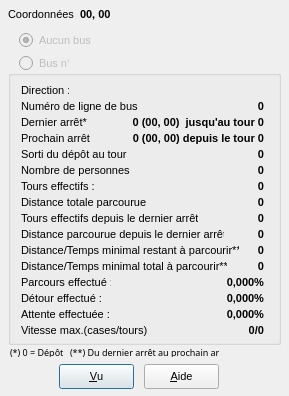
<?xml version="1.0" encoding="UTF-8"?>
<ui version="4.0">
 <comment>GÉNÉRÉ par tools/dfm2ui.py depuis src/f_infbus.dfm : ne pas modifier à la main avant la fin du portage de la fiche</comment>
 <class>frmInfosBus</class>
 <widget class="QDialog" name="frmInfosBus">
  <property name="geometry">
   <rect>
    <x>298</x>
    <y>2</y>
    <width>289</width>
    <height>396</height>
   </rect>
  </property>
  <property name="windowTitle">
   <string>Propriétés du bus</string>
  </property>
  <property name="vclFontHeight" stdset="0">
   <number>-11</number>
  </property>
  <property name="font">
   <font>
    <family>MS Sans Serif</family>
    <pointsize>8</pointsize>
    <bold>false</bold>
    <italic>false</italic>
    <underline>false</underline>
    <strikeout>false</strikeout>
   </font>
  </property>
  <property name="vclHelpContext" stdset="0">
   <number>671</number>
  </property>
  <property name="vclBorderIcons" stdset="0">
   <string notr="true">biMinimize,biSystemMenu</string>
  </property>
  <property name="vclBorderStyle" stdset="0">
   <string notr="true">bsSingle</string>
  </property>
  <property name="vclColor" stdset="0">
   <string notr="true">clBtnFace</string>
  </property>
  <property name="vclFormStyle" stdset="0">
   <string notr="true">fsStayOnTop</string>
  </property>
  <property name="vclKeyPreview" stdset="0">
   <bool>true</bool>
  </property>
  <property name="vclTextHeight" stdset="0">
   <number>13</number>
  </property>
  <widget class="TLabel" name="Label0">
   <property name="text">
    <string>Coordonnées :</string>
   </property>
   <property name="alignment">
    <set>Qt::AlignLeft|Qt::AlignTop</set>
   </property>
   <property name="geometry">
    <rect>
     <x>8</x>
     <y>8</y>
     <width>69</width>
     <height>13</height>
    </rect>
   </property>
  </widget>
  <widget class="TLabel" name="LabelCoordonnees">
   <property name="text">
    <string>00, 00</string>
   </property>
   <property name="alignment">
    <set>Qt::AlignLeft|Qt::AlignTop</set>
   </property>
   <property name="geometry">
    <rect>
     <x>80</x>
     <y>8</y>
     <width>37</width>
     <height>13</height>
    </rect>
   </property>
   <property name="vclFontHeight" stdset="0">
    <number>-11</number>
   </property>
   <property name="font">
    <font>
     <family>MS Sans Serif</family>
     <pointsize>8</pointsize>
     <bold>true</bold>
     <italic>false</italic>
     <underline>false</underline>
     <strikeout>false</strikeout>
    </font>
   </property>
  </widget>
  <widget class="TLabel" name="Label17">
   <property name="text">
    <string>(*) 0 = Dépôt.</string>
   </property>
   <property name="alignment">
    <set>Qt::AlignLeft|Qt::AlignTop</set>
   </property>
   <property name="geometry">
    <rect>
     <x>10</x>
     <y>346</y>
     <width>53</width>
     <height>11</height>
    </rect>
   </property>
   <property name="vclFontHeight" stdset="0">
    <number>-9</number>
   </property>
   <property name="font">
    <font>
     <family>Small Fonts</family>
     <pointsize>7</pointsize>
     <bold>false</bold>
     <italic>false</italic>
     <underline>false</underline>
     <strikeout>false</strikeout>
    </font>
   </property>
  </widget>
  <widget class="TLabel" name="Label18">
   <property name="text">
    <string>(**) Du dernier arrêt au prochain arrêt.</string>
   </property>
   <property name="alignment">
    <set>Qt::AlignLeft|Qt::AlignTop</set>
   </property>
   <property name="geometry">
    <rect>
     <x>70</x>
     <y>346</y>
     <width>150</width>
     <height>11</height>
    </rect>
   </property>
   <property name="vclFontHeight" stdset="0">
    <number>-9</number>
   </property>
   <property name="font">
    <font>
     <family>Small Fonts</family>
     <pointsize>7</pointsize>
     <bold>false</bold>
     <italic>false</italic>
     <underline>false</underline>
     <strikeout>false</strikeout>
    </font>
   </property>
  </widget>
  <widget class="TButton" name="ButtonOk">
   <property name="text">
    <string>&amp;Vu</string>
   </property>
   <property name="default">
    <bool>true</bool>
   </property>
   <property name="autoDefault">
    <bool>false</bool>
   </property>
   <property name="geometry">
    <rect>
     <x>59</x>
     <y>364</y>
     <width>75</width>
     <height>25</height>
    </rect>
   </property>
   <property name="vclCancel" stdset="0">
    <bool>true</bool>
   </property>
   <property name="vclTabOrder" stdset="0">
    <number>3</number>
   </property>
  </widget>
  <widget class="TRadioButton" name="RadioButtonAucunBus">
   <property name="text">
    <string>Aucun bus</string>
   </property>
   <property name="checked">
    <bool>true</bool>
   </property>
   <property name="geometry">
    <rect>
     <x>19</x>
     <y>32</y>
     <width>97</width>
     <height>17</height>
    </rect>
   </property>
   <property name="enabled">
    <bool>false</bool>
   </property>
   <property name="vclTabOrder" stdset="0">
    <number>0</number>
   </property>
   <property name="vclTabStop" stdset="0">
    <bool>true</bool>
   </property>
  </widget>
  <widget class="TGroupBox" name="GroupBoxBus">
   <property name="title">
    <string>                           </string>
   </property>
   <property name="geometry">
    <rect>
     <x>8</x>
     <y>56</y>
     <width>273</width>
     <height>289</height>
    </rect>
   </property>
   <property name="vclFontHeight" stdset="0">
    <number>-11</number>
   </property>
   <property name="font">
    <font>
     <family>MS Sans Serif</family>
     <pointsize>8</pointsize>
     <bold>false</bold>
     <italic>false</italic>
     <underline>false</underline>
     <strikeout>false</strikeout>
    </font>
   </property>
   <property name="vclTabOrder" stdset="0">
    <number>2</number>
   </property>
   <widget class="TLabel" name="Label1">
    <property name="text">
     <string>Direction :</string>
    </property>
    <property name="alignment">
     <set>Qt::AlignLeft|Qt::AlignTop</set>
    </property>
    <property name="geometry">
     <rect>
      <x>13</x>
      <y>28</y>
      <width>48</width>
      <height>13</height>
     </rect>
    </property>
   </widget>
   <widget class="TLabel" name="Label3">
    <property name="text">
     <string>Dernier arrêt* :</string>
    </property>
    <property name="alignment">
     <set>Qt::AlignLeft|Qt::AlignTop</set>
    </property>
    <property name="geometry">
     <rect>
      <x>13</x>
      <y>60</y>
      <width>68</width>
      <height>13</height>
     </rect>
    </property>
   </widget>
   <widget class="TLabel" name="Label5">
    <property name="text">
     <string>Sorti du dépôt au tour :</string>
    </property>
    <property name="alignment">
     <set>Qt::AlignLeft|Qt::AlignTop</set>
    </property>
    <property name="geometry">
     <rect>
      <x>13</x>
      <y>92</y>
      <width>108</width>
      <height>13</height>
     </rect>
    </property>
   </widget>
   <widget class="TLabel" name="Label6">
    <property name="text">
     <string>Tours effectifs :</string>
    </property>
    <property name="alignment">
     <set>Qt::AlignLeft|Qt::AlignTop</set>
    </property>
    <property name="geometry">
     <rect>
      <x>13</x>
      <y>124</y>
      <width>73</width>
      <height>13</height>
     </rect>
    </property>
   </widget>
   <widget class="TLabel" name="Label7">
    <property name="text">
     <string>Distance totale parcourue :</string>
    </property>
    <property name="alignment">
     <set>Qt::AlignLeft|Qt::AlignTop</set>
    </property>
    <property name="geometry">
     <rect>
      <x>13</x>
      <y>140</y>
      <width>128</width>
      <height>13</height>
     </rect>
    </property>
   </widget>
   <widget class="TLabel" name="Label10">
    <property name="text">
     <string>Parcours effectué :</string>
    </property>
    <property name="alignment">
     <set>Qt::AlignLeft|Qt::AlignTop</set>
    </property>
    <property name="geometry">
     <rect>
      <x>13</x>
      <y>220</y>
      <width>90</width>
      <height>13</height>
     </rect>
    </property>
   </widget>
   <widget class="TLabel" name="Label11">
    <property name="text">
     <string>Détour effectué :</string>
    </property>
    <property name="alignment">
     <set>Qt::AlignLeft|Qt::AlignTop</set>
    </property>
    <property name="geometry">
     <rect>
      <x>13</x>
      <y>236</y>
      <width>80</width>
      <height>13</height>
     </rect>
    </property>
   </widget>
   <widget class="TLabel" name="Label12">
    <property name="text">
     <string>Attente effectuée :</string>
    </property>
    <property name="alignment">
     <set>Qt::AlignLeft|Qt::AlignTop</set>
    </property>
    <property name="geometry">
     <rect>
      <x>13</x>
      <y>252</y>
      <width>88</width>
      <height>13</height>
     </rect>
    </property>
   </widget>
   <widget class="TLabel" name="LabelDernierArret">
    <property name="text">
     <string>0 (00, 00)  jusqu'au tour 0</string>
    </property>
    <property name="alignment">
     <set>Qt::AlignRight|Qt::AlignTop</set>
    </property>
    <property name="geometry">
     <rect>
      <x>108</x>
      <y>60</y>
      <width>148</width>
      <height>13</height>
     </rect>
    </property>
    <property name="vclFontHeight" stdset="0">
     <number>-11</number>
    </property>
    <property name="font">
     <font>
      <family>MS Sans Serif</family>
      <pointsize>8</pointsize>
      <bold>true</bold>
      <italic>false</italic>
      <underline>false</underline>
      <strikeout>false</strikeout>
     </font>
    </property>
   </widget>
   <widget class="TLabel" name="LabelTourSortie">
    <property name="text">
     <string>0</string>
    </property>
    <property name="alignment">
     <set>Qt::AlignRight|Qt::AlignTop</set>
    </property>
    <property name="geometry">
     <rect>
      <x>248</x>
      <y>92</y>
      <width>8</width>
      <height>13</height>
     </rect>
    </property>
    <property name="vclFontHeight" stdset="0">
     <number>-11</number>
    </property>
    <property name="font">
     <font>
      <family>MS Sans Serif</family>
      <pointsize>8</pointsize>
      <bold>true</bold>
      <italic>false</italic>
      <underline>false</underline>
      <strikeout>false</strikeout>
     </font>
    </property>
   </widget>
   <widget class="TLabel" name="LabelParcours">
    <property name="text">
     <string>0</string>
    </property>
    <property name="alignment">
     <set>Qt::AlignRight|Qt::AlignTop</set>
    </property>
    <property name="geometry">
     <rect>
      <x>248</x>
      <y>140</y>
      <width>8</width>
      <height>13</height>
     </rect>
    </property>
    <property name="vclFontHeight" stdset="0">
     <number>-11</number>
    </property>
    <property name="font">
     <font>
      <family>MS Sans Serif</family>
      <pointsize>8</pointsize>
      <bold>true</bold>
      <italic>false</italic>
      <underline>false</underline>
      <strikeout>false</strikeout>
     </font>
    </property>
   </widget>
   <widget class="TLabel" name="LabelDirection">
    <property name="text">
     <string />
    </property>
    <property name="alignment">
     <set>Qt::AlignRight|Qt::AlignTop</set>
    </property>
    <property name="geometry">
     <rect>
      <x>251</x>
      <y>29</y>
      <width>5</width>
      <height>13</height>
     </rect>
    </property>
    <property name="vclFontHeight" stdset="0">
     <number>-11</number>
    </property>
    <property name="font">
     <font>
      <family>MS Sans Serif</family>
      <pointsize>8</pointsize>
      <bold>true</bold>
      <italic>false</italic>
      <underline>false</underline>
      <strikeout>false</strikeout>
     </font>
    </property>
   </widget>
   <widget class="TLabel" name="LabelTours">
    <property name="text">
     <string>0</string>
    </property>
    <property name="alignment">
     <set>Qt::AlignRight|Qt::AlignTop</set>
    </property>
    <property name="geometry">
     <rect>
      <x>248</x>
      <y>124</y>
      <width>8</width>
      <height>13</height>
     </rect>
    </property>
    <property name="vclFontHeight" stdset="0">
     <number>-11</number>
    </property>
    <property name="font">
     <font>
      <family>MS Sans Serif</family>
      <pointsize>8</pointsize>
      <bold>true</bold>
      <italic>false</italic>
      <underline>false</underline>
      <strikeout>false</strikeout>
     </font>
    </property>
   </widget>
   <widget class="TLabel" name="LabelParcoursEffectue">
    <property name="text">
     <string>0,000%</string>
    </property>
    <property name="alignment">
     <set>Qt::AlignRight|Qt::AlignTop</set>
    </property>
    <property name="geometry">
     <rect>
      <x>214</x>
      <y>220</y>
      <width>42</width>
      <height>13</height>
     </rect>
    </property>
    <property name="vclFontHeight" stdset="0">
     <number>-11</number>
    </property>
    <property name="font">
     <font>
      <family>MS Sans Serif</family>
      <pointsize>8</pointsize>
      <bold>true</bold>
      <italic>false</italic>
      <underline>false</underline>
      <strikeout>false</strikeout>
     </font>
    </property>
   </widget>
   <widget class="TLabel" name="LabelDetour">
    <property name="text">
     <string>0,000%</string>
    </property>
    <property name="alignment">
     <set>Qt::AlignRight|Qt::AlignTop</set>
    </property>
    <property name="geometry">
     <rect>
      <x>214</x>
      <y>236</y>
      <width>42</width>
      <height>13</height>
     </rect>
    </property>
    <property name="vclFontHeight" stdset="0">
     <number>-11</number>
    </property>
    <property name="font">
     <font>
      <family>MS Sans Serif</family>
      <pointsize>8</pointsize>
      <bold>true</bold>
      <italic>false</italic>
      <underline>false</underline>
      <strikeout>false</strikeout>
     </font>
    </property>
   </widget>
   <widget class="TLabel" name="Label13">
    <property name="text">
     <string>Vitesse max.(cases/tours) :</string>
    </property>
    <property name="alignment">
     <set>Qt::AlignLeft|Qt::AlignTop</set>
    </property>
    <property name="geometry">
     <rect>
      <x>13</x>
      <y>268</y>
      <width>127</width>
      <height>13</height>
     </rect>
    </property>
   </widget>
   <widget class="TLabel" name="LabelAttente">
    <property name="text">
     <string>0,000%</string>
    </property>
    <property name="alignment">
     <set>Qt::AlignRight|Qt::AlignTop</set>
    </property>
    <property name="geometry">
     <rect>
      <x>214</x>
      <y>252</y>
      <width>42</width>
      <height>13</height>
     </rect>
    </property>
    <property name="vclFontHeight" stdset="0">
     <number>-11</number>
    </property>
    <property name="font">
     <font>
      <family>MS Sans Serif</family>
      <pointsize>8</pointsize>
      <bold>true</bold>
      <italic>false</italic>
      <underline>false</underline>
      <strikeout>false</strikeout>
     </font>
    </property>
   </widget>
   <widget class="TLabel" name="LabelVitesse">
    <property name="text">
     <string>0/0</string>
    </property>
    <property name="alignment">
     <set>Qt::AlignRight|Qt::AlignTop</set>
    </property>
    <property name="geometry">
     <rect>
      <x>235</x>
      <y>268</y>
      <width>21</width>
      <height>13</height>
     </rect>
    </property>
    <property name="vclFontHeight" stdset="0">
     <number>-11</number>
    </property>
    <property name="font">
     <font>
      <family>MS Sans Serif</family>
      <pointsize>8</pointsize>
      <bold>true</bold>
      <italic>false</italic>
      <underline>false</underline>
      <strikeout>false</strikeout>
     </font>
    </property>
   </widget>
   <widget class="TLabel" name="Label2">
    <property name="text">
     <string>Numéro de ligne de bus :</string>
    </property>
    <property name="alignment">
     <set>Qt::AlignLeft|Qt::AlignTop</set>
    </property>
    <property name="geometry">
     <rect>
      <x>13</x>
      <y>44</y>
      <width>118</width>
      <height>13</height>
     </rect>
    </property>
   </widget>
   <widget class="TLabel" name="LabelNumeroLigne">
    <property name="text">
     <string>0</string>
    </property>
    <property name="alignment">
     <set>Qt::AlignRight|Qt::AlignTop</set>
    </property>
    <property name="geometry">
     <rect>
      <x>248</x>
      <y>44</y>
      <width>8</width>
      <height>13</height>
     </rect>
    </property>
    <property name="vclFontHeight" stdset="0">
     <number>-11</number>
    </property>
    <property name="font">
     <font>
      <family>MS Sans Serif</family>
      <pointsize>8</pointsize>
      <bold>true</bold>
      <italic>false</italic>
      <underline>false</underline>
      <strikeout>false</strikeout>
     </font>
    </property>
   </widget>
   <widget class="TLabel" name="Label8">
    <property name="text">
     <string>Distance/Temps minimal restant à parcourir** :</string>
    </property>
    <property name="alignment">
     <set>Qt::AlignLeft|Qt::AlignTop</set>
    </property>
    <property name="geometry">
     <rect>
      <x>13</x>
      <y>188</y>
      <width>218</width>
      <height>13</height>
     </rect>
    </property>
   </widget>
   <widget class="TLabel" name="LabelDistance">
    <property name="text">
     <string>0</string>
    </property>
    <property name="alignment">
     <set>Qt::AlignRight|Qt::AlignTop</set>
    </property>
    <property name="geometry">
     <rect>
      <x>248</x>
      <y>188</y>
      <width>8</width>
      <height>13</height>
     </rect>
    </property>
    <property name="vclFontHeight" stdset="0">
     <number>-11</number>
    </property>
    <property name="font">
     <font>
      <family>MS Sans Serif</family>
      <pointsize>8</pointsize>
      <bold>true</bold>
      <italic>false</italic>
      <underline>false</underline>
      <strikeout>false</strikeout>
     </font>
    </property>
   </widget>
   <widget class="TLabel" name="LabelDistanceMin">
    <property name="text">
     <string>0</string>
    </property>
    <property name="alignment">
     <set>Qt::AlignRight|Qt::AlignTop</set>
    </property>
    <property name="geometry">
     <rect>
      <x>248</x>
      <y>204</y>
      <width>8</width>
      <height>13</height>
     </rect>
    </property>
    <property name="vclFontHeight" stdset="0">
     <number>-11</number>
    </property>
    <property name="font">
     <font>
      <family>MS Sans Serif</family>
      <pointsize>8</pointsize>
      <bold>true</bold>
      <italic>false</italic>
      <underline>false</underline>
      <strikeout>false</strikeout>
     </font>
    </property>
   </widget>
   <widget class="TLabel" name="Label9">
    <property name="text">
     <string>Distance/Temps minimal total à parcourir** :</string>
    </property>
    <property name="alignment">
     <set>Qt::AlignLeft|Qt::AlignTop</set>
    </property>
    <property name="geometry">
     <rect>
      <x>13</x>
      <y>204</y>
      <width>206</width>
      <height>13</height>
     </rect>
    </property>
   </widget>
   <widget class="TLabel" name="Label4">
    <property name="text">
     <string>Prochain arrêt :</string>
    </property>
    <property name="alignment">
     <set>Qt::AlignLeft|Qt::AlignTop</set>
    </property>
    <property name="geometry">
     <rect>
      <x>13</x>
      <y>76</y>
      <width>72</width>
      <height>13</height>
     </rect>
    </property>
   </widget>
   <widget class="TLabel" name="LabelProchainArret">
    <property name="text">
     <string>0 (00, 00) depuis le tour 0</string>
    </property>
    <property name="alignment">
     <set>Qt::AlignRight|Qt::AlignTop</set>
    </property>
    <property name="geometry">
     <rect>
      <x>108</x>
      <y>76</y>
      <width>148</width>
      <height>13</height>
     </rect>
    </property>
    <property name="vclFontHeight" stdset="0">
     <number>-11</number>
    </property>
    <property name="font">
     <font>
      <family>MS Sans Serif</family>
      <pointsize>8</pointsize>
      <bold>true</bold>
      <italic>false</italic>
      <underline>false</underline>
      <strikeout>false</strikeout>
     </font>
    </property>
   </widget>
   <widget class="TLabel" name="Label14">
    <property name="text">
     <string>Nombre de personnes :</string>
    </property>
    <property name="alignment">
     <set>Qt::AlignLeft|Qt::AlignTop</set>
    </property>
    <property name="geometry">
     <rect>
      <x>13</x>
      <y>108</y>
      <width>110</width>
      <height>13</height>
     </rect>
    </property>
   </widget>
   <widget class="TLabel" name="LabelNbPersonnes">
    <property name="text">
     <string>0</string>
    </property>
    <property name="alignment">
     <set>Qt::AlignRight|Qt::AlignTop</set>
    </property>
    <property name="geometry">
     <rect>
      <x>248</x>
      <y>108</y>
      <width>8</width>
      <height>13</height>
     </rect>
    </property>
    <property name="vclFontHeight" stdset="0">
     <number>-11</number>
    </property>
    <property name="font">
     <font>
      <family>MS Sans Serif</family>
      <pointsize>8</pointsize>
      <bold>true</bold>
      <italic>false</italic>
      <underline>false</underline>
      <strikeout>false</strikeout>
     </font>
    </property>
   </widget>
   <widget class="TLabel" name="Label15">
    <property name="text">
     <string>Distance parcourue depuis le dernier arrêt :</string>
    </property>
    <property name="alignment">
     <set>Qt::AlignLeft|Qt::AlignTop</set>
    </property>
    <property name="geometry">
     <rect>
      <x>13</x>
      <y>172</y>
      <width>203</width>
      <height>13</height>
     </rect>
    </property>
   </widget>
   <widget class="TLabel" name="LabelParcoursEntreArrets">
    <property name="text">
     <string>0</string>
    </property>
    <property name="alignment">
     <set>Qt::AlignRight|Qt::AlignTop</set>
    </property>
    <property name="geometry">
     <rect>
      <x>248</x>
      <y>172</y>
      <width>8</width>
      <height>13</height>
     </rect>
    </property>
    <property name="vclFontHeight" stdset="0">
     <number>-11</number>
    </property>
    <property name="font">
     <font>
      <family>MS Sans Serif</family>
      <pointsize>8</pointsize>
      <bold>true</bold>
      <italic>false</italic>
      <underline>false</underline>
      <strikeout>false</strikeout>
     </font>
    </property>
   </widget>
   <widget class="TLabel" name="Label16">
    <property name="text">
     <string>Tours effectifs depuis le dernier arrêt :</string>
    </property>
    <property name="alignment">
     <set>Qt::AlignLeft|Qt::AlignTop</set>
    </property>
    <property name="geometry">
     <rect>
      <x>13</x>
      <y>156</y>
      <width>177</width>
      <height>13</height>
     </rect>
    </property>
   </widget>
   <widget class="TLabel" name="LabelToursEntreArrets">
    <property name="text">
     <string>0</string>
    </property>
    <property name="alignment">
     <set>Qt::AlignRight|Qt::AlignTop</set>
    </property>
    <property name="geometry">
     <rect>
      <x>248</x>
      <y>156</y>
      <width>8</width>
      <height>13</height>
     </rect>
    </property>
    <property name="vclFontHeight" stdset="0">
     <number>-11</number>
    </property>
    <property name="font">
     <font>
      <family>MS Sans Serif</family>
      <pointsize>8</pointsize>
      <bold>true</bold>
      <italic>false</italic>
      <underline>false</underline>
      <strikeout>false</strikeout>
     </font>
    </property>
   </widget>
  </widget>
  <widget class="TRadioButton" name="RadioButtonBusNumero">
   <property name="text">
    <string>Bus n°</string>
   </property>
   <property name="geometry">
    <rect>
     <x>19</x>
     <y>55</y>
     <width>50</width>
     <height>17</height>
    </rect>
   </property>
   <property name="enabled">
    <bool>false</bool>
   </property>
   <property name="vclTabOrder" stdset="0">
    <number>1</number>
   </property>
  </widget>
  <widget class="TButton" name="ButtonAide">
   <property name="text">
    <string>&amp;Aide</string>
   </property>
   <property name="autoDefault">
    <bool>false</bool>
   </property>
   <property name="geometry">
    <rect>
     <x>144</x>
     <y>364</y>
     <width>75</width>
     <height>25</height>
    </rect>
   </property>
   <property name="vclTabOrder" stdset="0">
    <number>4</number>
   </property>
  </widget>
 </widget>
 <tabstops>
  <tabstop>RadioButtonAucunBus</tabstop>
  <tabstop>ButtonOk</tabstop>
  <tabstop>ButtonAide</tabstop>
 </tabstops>
 <customwidgets>
  <customwidget>
   <class>TLabel</class>
   <extends>QLabel</extends>
   <header>vcl/controles.h</header>
  </customwidget>
  <customwidget>
   <class>TButton</class>
   <extends>QPushButton</extends>
   <header>vcl/controles.h</header>
  </customwidget>
  <customwidget>
   <class>TRadioButton</class>
   <extends>QRadioButton</extends>
   <header>vcl/controles.h</header>
  </customwidget>
  <customwidget>
   <class>TGroupBox</class>
   <extends>QGroupBox</extends>
   <header>vcl/controles.h</header>
  </customwidget>
 </customwidgets>
 <resources>
  <include location="../ressources/images.qrc" />
 </resources>
 <connections />
</ui>
